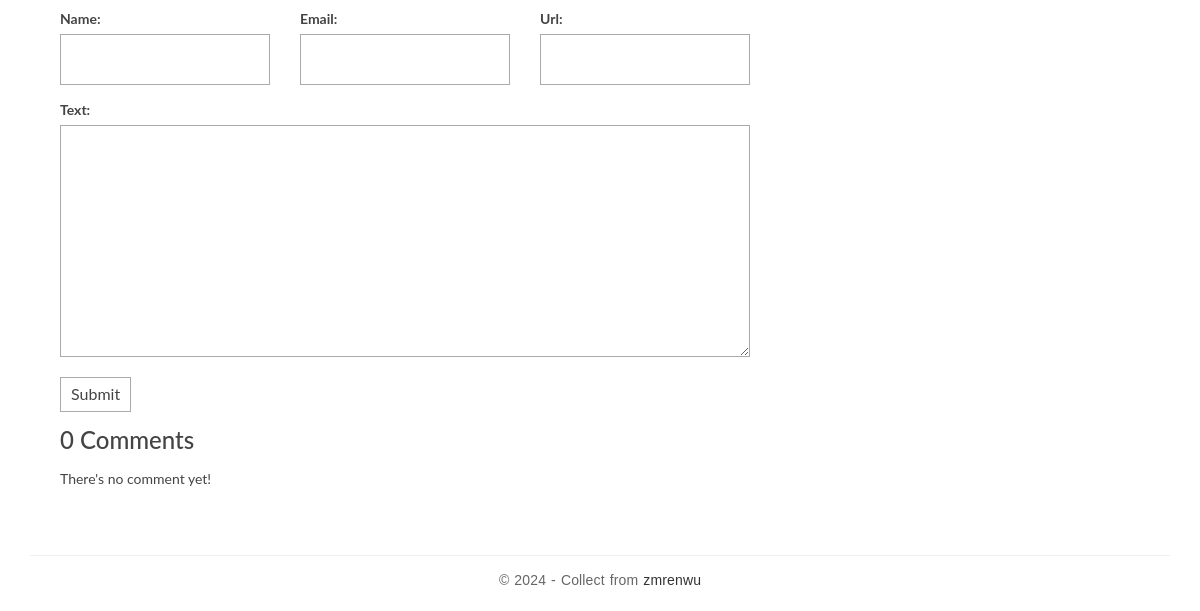
Page /post/3 (lower part) on the earlier database version.
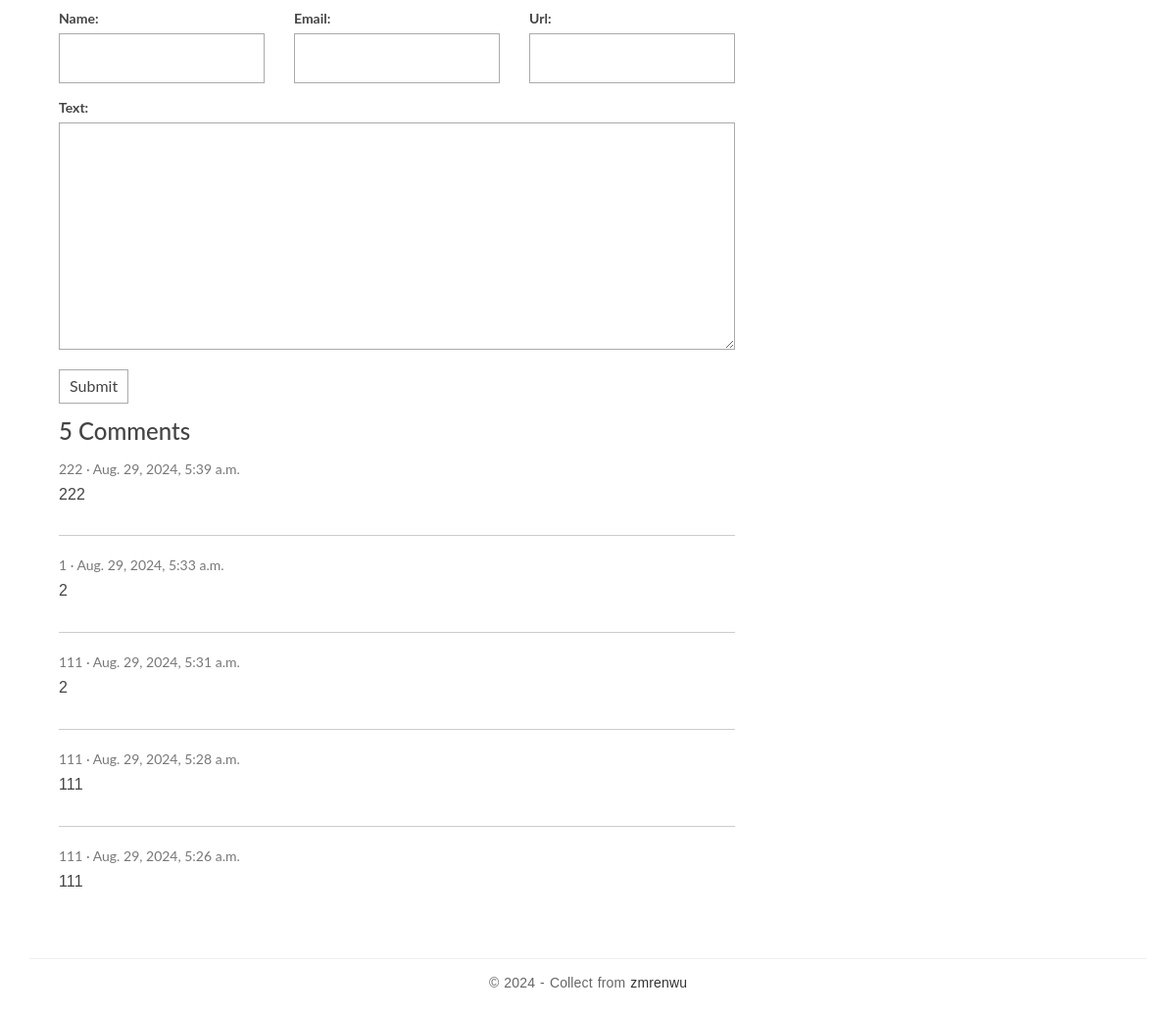
Same page on the later database version.
### comments/models.py (models this page shows, shortened)
class Comment(models.Model):
    name = models.CharField(max_length=100)
    email = models.EmailField(max_length=255)
    url = models.URLField(blank=True)
    text = models.TextField()
    created_time = models.DateTimeField(default=timezone.now)
    post = models.ForeignKey('blog.Post', on_delete=models.CASCADE)

### blog/views.py (the view)
# urls.py: path('post/<int:pk>', views.detail, name='detail'),
def detail(request, pk):
    post = get_object_or_404(Post, pk=pk)
    md = markdown.Markdown(extensions=[
                                'markdown.extensions.extra',
                                'markdown.extensions.codehilite',
                                TocExtension(),
                          ])
    post.body = md.convert(post.body)
    m = re.search(r'<div class="toc">\s*<ul>(.*)</ul>\s*</div>', md.toc, re.S)
    post.toc = m.group(1) if m is not None else ''
    return render(request, 'blog/detail.html', context={'post': post})

### comments/forms.py
class CommentForm(forms.ModelForm):
    class Meta:
        model = Comment
        fields = ['name', 'email', 'url', 'text']

### blog/models.py (called while the page is built)
    def get_absolute_url(self):
        return reverse('blog:detail', kwargs={'pk': self.pk})

### blog/templatetags/blog_extras.py (called while the page is built)
@register.inclusion_tag('blog/inclusions/_recent_posts.html', takes_context=True)
def show_recent_posts(context, num=5):
    return {
        'recent_post_list': Post.objects.all().order_by('-created_time')[:num],
    }

@register.inclusion_tag('blog/inclusions/_archives.html', takes_context=True)
def show_archives(context):
    return {
        'date_list': Post.objects.dates('created_time', 'month', order='DESC'),
    }

@register.inclusion_tag('blog/inclusions/_categories.html', takes_context=True)
def show_categories(context):
    return {
        'category_list': Category.objects.all(),
    }

@register.inclusion_tag('blog/inclusions/_tags.html', takes_context=True)
def show_tags(context):
    return {
        'tag_list': Tag.objects.all(),
    }

### templates/blog/detail.html (shortened to what this page needs)
{% extends 'base.html' %}
{% load comments_extras %}
{% block main %}
  <section class="comment-area" id="comment-area">
    {% show_comment_form post %}
    <div class="comment-list">
      {% show_comments post %}
    </div>
  </section>
{% endblock main %}

### templates/comments/inclusions/_list.html
<h3><span>{{ comment_count }}</span> Comments</h3>
<ul class="comment-list list-unstyled">
    {% for comment in comment_list %}
        <li class="comment-item">
        <span class="nickname">{{ comment.name }}</span>
        <time class="submit-date" datetime="{{ comment.created_time }}">{{ comment.created_time }}</time>
        <div class="text">
            {{ comment.text|linebreaks }}
        </div>
        </li>
    {% empty %}
        There's no comment yet!
    {% endfor %}
</ul>

Differences in the rows shown:
added Comment: name "222", created_time "Aug. 29, 2024, 5:39 a.m.", text "222"
added Comment: name "1", created_time "Aug. 29, 2024, 5:33 a.m.", text "2"
added Comment: name "111", created_time "Aug. 29, 2024, 5:31 a.m.", text "2"
added Comment: name "111", created_time "Aug. 29, 2024, 5:28 a.m.", text "111"
added Comment: name "111", created_time "Aug. 29, 2024, 5:26 a.m.", text "111"
Other differences:
{{ comment_count }}: "0" → "5"
text no longer shown: "There's no comment yet!"
